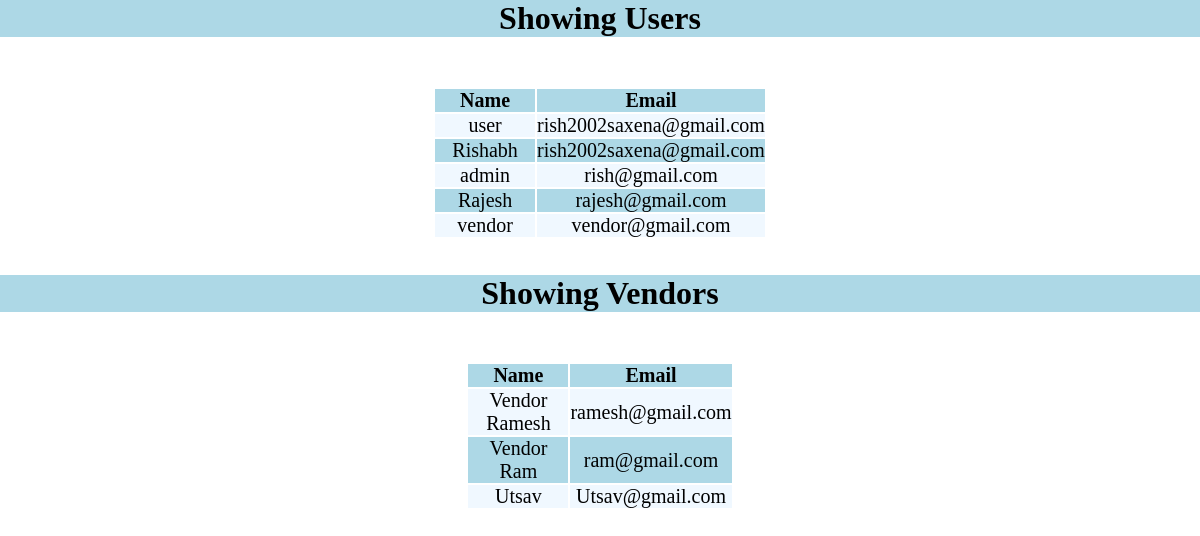
Screenshot of /adminpage/home/ with the database file from the repository.
### vendors/models.py (models this page shows, shortened)
class VendorReg(models.Model):
    username = models.CharField(max_length=20)
    password = models.CharField(max_length=20)
    email = models.EmailField(max_length=25)

### mainapp/views.py (the view)
# urls.py: path('home/' , adminhome)
def adminhome(request):
    user_obj = User.objects.all()
    vendor_obj = VendorReg.objects.all()
    return render(request , 'adminhome.html' , {'user_obj':user_obj , 'vendor_obj':vendor_obj})

### mainapp/templates/adminhome.html (shortened to what this page needs)
<!DOCTYPE html>
<html lang="en">
<head>
</head>
<body>
    <div class="heading">
        <h1>Showing Users</h1>
    </div>
    <table class="table">
        <tr>
            <td width="100px">Name</td>
            <td width="100px">Email</td>
        </tr>
        {% for x in user_obj %}
        <tr>
            <td>{{x.username}}</td>
            <td>{{x.email}}</td>
        </tr>
        {% endfor %}
    </table>
    <br><br>
    <div class="heading">
        <h1>Showing Vendors</h1>
    </div>
    <table class="table">
        <tr>
            <td width="100px">Name</td>
            <td width="100px">Email</td>
        </tr>
        {% for x in vendor_obj %}
        <tr>
            <td>{{x.username}}</td>
            <td>{{x.email}}</td>
        </tr>
        {% endfor %}
    </table>
    </body>
</html>

### mainapp/templates/adminhome.html (style rules this page uses)
* { padding: 0; margin: 0; }
.heading { text-align: center; background-color: lightblue; }
.table { margin: auto; text-align: center; margin-top: 50px; }
table { text-align: center; font-size: 20px; }
table tr:first-child { font-weight: bold; }
table tr:nth-child(odd) { background-color: lightblue; }
table tr:nth-child(even) { background-color: aliceblue; }

### rows the page displays
VendorReg: username "Vendor Ramesh", email "ramesh@gmail.com"
VendorReg: username "Vendor Ram", email "ram@gmail.com"
VendorReg: username "Utsav", email "Utsav@gmail.com"

### other values shown
{{ x.username }} "user"
{{ x.email }} "rish2002saxena@gmail.com"
{{ x.username }} "Rishabh"
{{ x.username }} "admin"
{{ x.email }} "rish@gmail.com"
{{ x.username }} "Rajesh"
{{ x.email }} "rajesh@gmail.com"
{{ x.username }} "vendor"
{{ x.email }} "vendor@gmail.com"
